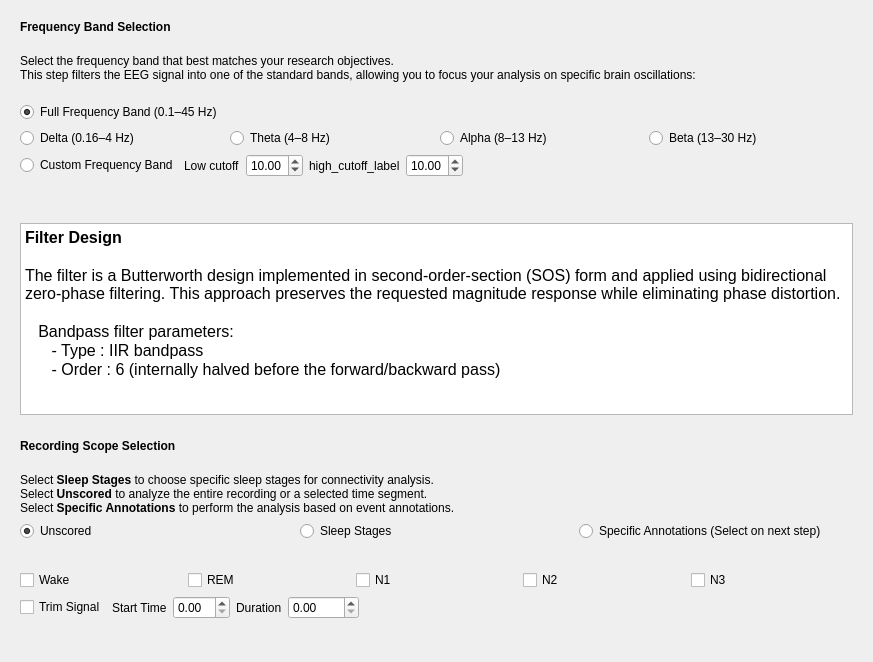
<?xml version="1.0" encoding="UTF-8"?>
<ui version="4.0">
 <class>FilterStep</class>
 <widget class="QWidget" name="FilterStep">
  <property name="geometry">
   <rect>
    <x>0</x>
    <y>0</y>
    <width>873</width>
    <height>662</height>
   </rect>
  </property>
  <property name="windowTitle">
   <string/>
  </property>
  <property name="styleSheet">
   <string notr="true">font: 12pt &quot;Roboto&quot;;</string>
  </property>
  <layout class="QVBoxLayout" name="verticalLayout_3">
   <item>
    <widget class="QFrame" name="frame">
     <property name="frameShape">
      <enum>QFrame::Shape::NoFrame</enum>
     </property>
     <property name="frameShadow">
      <enum>QFrame::Shadow::Raised</enum>
     </property>
     <layout class="QVBoxLayout" name="verticalLayout_2">
      <item>
       <widget class="QLabel" name="label">
        <property name="text">
         <string>&lt;html&gt;&lt;head/&gt;&lt;body&gt;&lt;p&gt;&lt;span style=&quot; font-weight:700;&quot;&gt;Frequency Band Selection&lt;br/&gt;&lt;/span&gt;&lt;/p&gt;&lt;/body&gt;&lt;/html&gt;</string>
        </property>
       </widget>
      </item>
      <item>
       <widget class="QLabel" name="label_2">
        <property name="mouseTracking">
         <bool>true</bool>
        </property>
        <property name="text">
         <string>&lt;html&gt;&lt;head/&gt;&lt;body&gt;&lt;p&gt;Select the frequency band that best matches your research objectives. &lt;br/&gt;This step filters the EEG signal into one of the standard bands, allowing you to focus your analysis on specific brain oscillations:&lt;br/&gt;&lt;/p&gt;&lt;/body&gt;&lt;/html&gt;</string>
        </property>
        <property name="scaledContents">
         <bool>false</bool>
        </property>
        <property name="wordWrap">
         <bool>true</bool>
        </property>
       </widget>
      </item>
      <item>
       <widget class="QRadioButton" name="fullband_radioButton">
        <property name="text">
         <string>Full Frequency Band (0.1–45 Hz)</string>
        </property>
        <property name="checked">
         <bool>true</bool>
        </property>
        <attribute name="buttonGroup">
         <string notr="true">buttonGroup</string>
        </attribute>
       </widget>
      </item>
      <item>
       <layout class="QHBoxLayout" name="horizontalLayout">
        <item>
         <widget class="QRadioButton" name="delta_radioButton">
          <property name="text">
           <string>Delta (0.16–4 Hz)</string>
          </property>
          <attribute name="buttonGroup">
           <string notr="true">buttonGroup</string>
          </attribute>
         </widget>
        </item>
        <item>
         <widget class="QRadioButton" name="theta_radioButton">
          <property name="text">
           <string>Theta (4–8 Hz)</string>
          </property>
          <attribute name="buttonGroup">
           <string notr="true">buttonGroup</string>
          </attribute>
         </widget>
        </item>
        <item>
         <widget class="QRadioButton" name="alpha_radioButton">
          <property name="text">
           <string>Alpha (8–13 Hz)</string>
          </property>
          <attribute name="buttonGroup">
           <string notr="true">buttonGroup</string>
          </attribute>
         </widget>
        </item>
        <item>
         <widget class="QRadioButton" name="beta_radioButton">
          <property name="text">
           <string>Beta (13–30 Hz)</string>
          </property>
          <attribute name="buttonGroup">
           <string notr="true">buttonGroup</string>
          </attribute>
         </widget>
        </item>
       </layout>
      </item>
      <item>
       <layout class="QHBoxLayout" name="horizontalLayout_4">
        <item>
         <widget class="QRadioButton" name="custom_radioButton">
          <property name="text">
           <string>Custom Frequency Band</string>
          </property>
          <attribute name="buttonGroup">
           <string notr="true">buttonGroup</string>
          </attribute>
         </widget>
        </item>
        <item>
         <layout class="QHBoxLayout" name="horizontalLayout_2">
          <item>
           <widget class="QLabel" name="low_cutoff_label">
            <property name="text">
             <string>Low cutoff</string>
            </property>
           </widget>
          </item>
          <item>
           <widget class="QDoubleSpinBox" name="low_cutoff_doubleSpinBox">
            <property name="minimum">
             <double>1.000000000000000</double>
            </property>
            <property name="maximum">
             <double>30.000000000000000</double>
            </property>
            <property name="value">
             <double>10.000000000000000</double>
            </property>
           </widget>
          </item>
         </layout>
        </item>
        <item>
         <layout class="QHBoxLayout" name="horizontalLayout_3">
          <item>
           <widget class="QLabel" name="label_4">
            <property name="text">
             <string>high_cutoff_label</string>
            </property>
           </widget>
          </item>
          <item>
           <widget class="QDoubleSpinBox" name="high_cutoff_doubleSpinBox">
            <property name="minimum">
             <double>1.000000000000000</double>
            </property>
            <property name="maximum">
             <double>30.000000000000000</double>
            </property>
            <property name="value">
             <double>10.000000000000000</double>
            </property>
           </widget>
          </item>
          <item>
           <spacer name="horizontalSpacer">
            <property name="orientation">
             <enum>Qt::Orientation::Horizontal</enum>
            </property>
            <property name="sizeHint" stdset="0">
             <size>
              <width>40</width>
              <height>20</height>
             </size>
            </property>
           </spacer>
          </item>
         </layout>
        </item>
       </layout>
      </item>
      <item>
       <spacer name="verticalSpacer">
        <property name="orientation">
         <enum>Qt::Orientation::Vertical</enum>
        </property>
        <property name="sizeHint" stdset="0">
         <size>
          <width>20</width>
          <height>40</height>
         </size>
        </property>
       </spacer>
      </item>
      <item>
       <widget class="QTextEdit" name="textEdit">
        <property name="html">
         <string>&lt;!DOCTYPE HTML PUBLIC &quot;-//W3C//DTD HTML 4.0//EN&quot; &quot;http://www.w3.org/TR/REC-html40/strict.dtd&quot;&gt;
&lt;html&gt;&lt;head&gt;&lt;meta name=&quot;qrichtext&quot; content=&quot;1&quot; /&gt;&lt;meta charset=&quot;utf-8&quot; /&gt;&lt;style type=&quot;text/css&quot;&gt;
p, li { white-space: pre-wrap; }
hr { height: 1px; border-width: 0; }
li.unchecked::marker { content: &quot;\2610&quot;; }
li.checked::marker { content: &quot;\2612&quot;; }
&lt;/style&gt;&lt;/head&gt;&lt;body style=&quot; font-family:'Roboto'; font-size:12pt; font-weight:400; font-style:normal;&quot;&gt;
&lt;p style=&quot; margin-top:0px; margin-bottom:0px; margin-left:0px; margin-right:0px; -qt-block-indent:0; text-indent:0px;&quot;&gt;&lt;span style=&quot; font-weight:700;&quot;&gt;Filter Design&lt;/span&gt;&lt;/p&gt;
&lt;p style=&quot;-qt-paragraph-type:empty; margin-top:0px; margin-bottom:0px; margin-left:0px; margin-right:0px; -qt-block-indent:0; text-indent:0px; font-weight:700;&quot;&gt;&lt;br /&gt;&lt;/p&gt;
&lt;p style=&quot; margin-top:0px; margin-bottom:0px; margin-left:0px; margin-right:0px; -qt-block-indent:0; text-indent:0px;&quot;&gt;The filter is a Butterworth design implemented in second-order-section (SOS) form and applied using bidirectional zero-phase filtering. This approach preserves the requested magnitude response while eliminating phase distortion.&lt;/p&gt;
&lt;p style=&quot;-qt-paragraph-type:empty; margin-top:0px; margin-bottom:0px; margin-left:0px; margin-right:0px; -qt-block-indent:0; text-indent:0px;&quot;&gt;&lt;br /&gt;&lt;/p&gt;
&lt;p style=&quot; margin-top:0px; margin-bottom:0px; margin-left:0px; margin-right:0px; -qt-block-indent:0; text-indent:0px;&quot;&gt;   Bandpass filter parameters:&lt;/p&gt;
&lt;p style=&quot; margin-top:0px; margin-bottom:0px; margin-left:0px; margin-right:0px; -qt-block-indent:0; text-indent:0px;&quot;&gt;      - Type : IIR bandpass&lt;/p&gt;
&lt;p style=&quot; margin-top:0px; margin-bottom:0px; margin-left:0px; margin-right:0px; -qt-block-indent:0; text-indent:0px;&quot;&gt;      - Order : 6 (internally halved before the forward/backward pass)&lt;/p&gt;&lt;/body&gt;&lt;/html&gt;</string>
        </property>
       </widget>
      </item>
     </layout>
    </widget>
   </item>
   <item>
    <widget class="QFrame" name="frame_2">
     <property name="frameShape">
      <enum>QFrame::Shape::NoFrame</enum>
     </property>
     <property name="frameShadow">
      <enum>QFrame::Shadow::Raised</enum>
     </property>
     <layout class="QVBoxLayout" name="verticalLayout">
      <item>
       <widget class="QLabel" name="label_3">
        <property name="text">
         <string>&lt;html&gt;&lt;head/&gt;&lt;body&gt;&lt;p&gt;&lt;span style=&quot; font-weight:700;&quot;&gt;Recording Scope Selection&lt;br/&gt;&lt;/span&gt;&lt;/p&gt;&lt;/body&gt;&lt;/html&gt;</string>
        </property>
       </widget>
      </item>
      <item>
       <widget class="QLabel" name="label_5">
        <property name="text">
         <string>&lt;html&gt;&lt;head/&gt;&lt;body&gt;&lt;p&gt;Select &lt;span style=&quot; font-weight:700;&quot;&gt;Sleep Stages&lt;/span&gt; to choose specific sleep stages for connectivity analysis.&lt;br/&gt;Select &lt;span style=&quot; font-weight:700;&quot;&gt;Unscored&lt;/span&gt; to analyze the entire recording or a selected time segment.&lt;br/&gt;Select &lt;span style=&quot; font-weight:700;&quot;&gt;Specific Annotations&lt;/span&gt; to perform the analysis based on event annotations.&lt;/p&gt;&lt;/body&gt;&lt;/html&gt;</string>
        </property>
       </widget>
      </item>
      <item>
       <layout class="QHBoxLayout" name="horizontalLayout_5">
        <item>
         <widget class="QRadioButton" name="unscored_radioButton">
          <property name="text">
           <string>Unscored</string>
          </property>
          <property name="checked">
           <bool>true</bool>
          </property>
          <attribute name="buttonGroup">
           <string notr="true">buttonGroup_2</string>
          </attribute>
         </widget>
        </item>
        <item>
         <widget class="QRadioButton" name="sleep_stages_radioButton">
          <property name="text">
           <string>Sleep Stages</string>
          </property>
          <attribute name="buttonGroup">
           <string notr="true">buttonGroup_2</string>
          </attribute>
         </widget>
        </item>
        <item>
         <widget class="QRadioButton" name="specific_annotations_radioButton">
          <property name="text">
           <string>Specific Annotations (Select on next step)</string>
          </property>
          <attribute name="buttonGroup">
           <string notr="true">buttonGroup_2</string>
          </attribute>
         </widget>
        </item>
       </layout>
      </item>
      <item>
       <spacer name="verticalSpacer_2">
        <property name="orientation">
         <enum>Qt::Orientation::Vertical</enum>
        </property>
        <property name="sizeHint" stdset="0">
         <size>
          <width>20</width>
          <height>40</height>
         </size>
        </property>
       </spacer>
      </item>
      <item>
       <layout class="QHBoxLayout" name="horizontalLayout_6">
        <item>
         <widget class="QCheckBox" name="wake_checkBox">
          <property name="text">
           <string>Wake</string>
          </property>
         </widget>
        </item>
        <item>
         <widget class="QCheckBox" name="rem_checkBox">
          <property name="text">
           <string>REM</string>
          </property>
         </widget>
        </item>
        <item>
         <widget class="QCheckBox" name="n1_checkBox">
          <property name="text">
           <string>N1</string>
          </property>
         </widget>
        </item>
        <item>
         <widget class="QCheckBox" name="n2_checkBox">
          <property name="text">
           <string>N2</string>
          </property>
         </widget>
        </item>
        <item>
         <widget class="QCheckBox" name="n3_checkBox">
          <property name="text">
           <string>N3</string>
          </property>
         </widget>
        </item>
       </layout>
      </item>
      <item>
       <layout class="QHBoxLayout" name="horizontalLayout_9">
        <item>
         <widget class="QCheckBox" name="checkBox">
          <property name="text">
           <string>Trim Signal</string>
          </property>
         </widget>
        </item>
        <item>
         <layout class="QHBoxLayout" name="horizontalLayout_8">
          <item>
           <widget class="QLabel" name="label_6">
            <property name="text">
             <string>Start Time</string>
            </property>
           </widget>
          </item>
          <item>
           <widget class="QDoubleSpinBox" name="start_time_doubleSpinBox"/>
          </item>
         </layout>
        </item>
        <item>
         <layout class="QHBoxLayout" name="horizontalLayout_7">
          <item>
           <widget class="QLabel" name="label_7">
            <property name="text">
             <string>Duration</string>
            </property>
           </widget>
          </item>
          <item>
           <widget class="QDoubleSpinBox" name="duration_doubleSpinBox">
            <property name="maximum">
             <double>2000.000000000000000</double>
            </property>
           </widget>
          </item>
          <item>
           <spacer name="horizontalSpacer_2">
            <property name="orientation">
             <enum>Qt::Orientation::Horizontal</enum>
            </property>
            <property name="sizeHint" stdset="0">
             <size>
              <width>40</width>
              <height>20</height>
             </size>
            </property>
           </spacer>
          </item>
         </layout>
        </item>
       </layout>
      </item>
     </layout>
    </widget>
   </item>
   <item>
    <spacer name="verticalSpacer_3">
     <property name="orientation">
      <enum>Qt::Orientation::Vertical</enum>
     </property>
     <property name="sizeHint" stdset="0">
      <size>
       <width>20</width>
       <height>40</height>
      </size>
     </property>
    </spacer>
   </item>
  </layout>
 </widget>
 <resources>
  <include location="../../../../../snooz-toolbox/src/main/python/ui/themes/themes.qrc"/>
 </resources>
 <connections/>
 <buttongroups>
  <buttongroup name="buttonGroup"/>
  <buttongroup name="buttonGroup_2"/>
 </buttongroups>
</ui>
